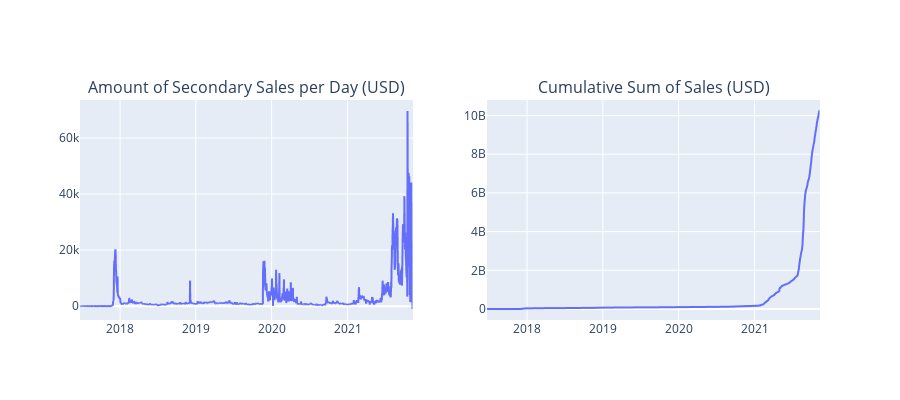

Here is the notebook cell this chart was saved with:
### Code cell
fig.add_trace(fig5['data'][0], row=1, col=1)
fig.add_trace(fig7['data'][0], row=1, col=2)
fig.update_layout(height=400)
fig.show()

# 1st plot
# greater variance suddenly form Nov-19 to Apr-2020
# Greater mean level and variance since Aug-21
# a Large spike at 19-Oct

# 2nd plot
# steady increase since Feb-21
# then greater slope from Aug-21
# even more stronger slope since sep-21

### Figure 1 — Plotly figure (JSON) as saved in the notebook; plotly's stock layout.template omitted (floating-point values rounded to 4 significant figures; data arrays with more than 128 entries replaced by an {"elided": "..."} marker saying what was removed)
{"data": [{"hovertemplate": "Date=%{x}<br>Secondary Sales (USD)=%{y}<extra></extra>", "legendgroup": "", "line": {"color": "#636efa", "dash": "solid"}, "mode": "lines", "name": "", "showlegend": false, "type": "scattergl", "x": {"elided": "1606 str values"}, "xaxis": "x", "y": {"elided": "1606 int values"}, "yaxis": "y"}, {"hovertemplate": "Date=%{x}<br>Cumulative Sum of Sales (USD)=%{y}<extra></extra>", "legendgroup": "", "line": {"color": "#636efa", "dash": "solid"}, "mode": "lines", "name": "", "showlegend": false, "type": "scattergl", "x": {"elided": "1606 str values"}, "xaxis": "x2", "y": {"elided": "1606 float values"}, "yaxis": "y2"}], "layout": {"annotations": [{"font": {"size": 16}, "showarrow": false, "text": "Amount of Secondary Sales per Day (USD)", "x": 0.225, "xanchor": "center", "xref": "paper", "y": 1, "yanchor": "bottom", "yref": "paper"}, {"font": {"size": 16}, "showarrow": false, "text": "Cumulative Sum of Sales (USD)", "x": 0.775, "xanchor": "center", "xref": "paper", "y": 1, "yanchor": "bottom", "yref": "paper"}], "height": 400, "xaxis": {"anchor": "y", "domain": [0, 0.45]}, "xaxis2": {"anchor": "y2", "domain": [0.55, 1]}, "yaxis": {"anchor": "x", "domain": [0, 1]}, "yaxis2": {"anchor": "x2", "domain": [0, 1]}}}
